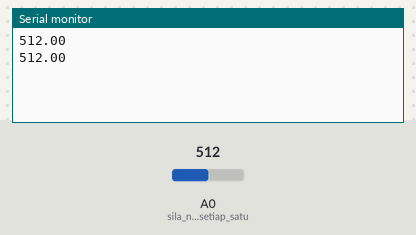
This sketch was run on a simulated Arduino Uno, built with avr-gcc and run on an emulated ATmega328P. Parts: the last lines printed to the serial monitor. The test bench sets the inputs (shaded band); at power-on: A0 (sila_namakan_setiap_satu) = 512.

Above: at 1.2 s.
1.3 s: A0 (sila_namakan_setiap_satu) set to 716
At 2.6 s:
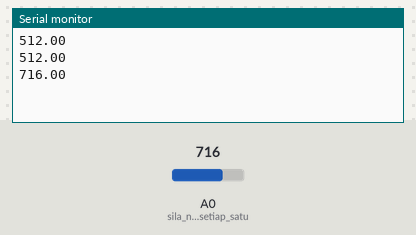
2.8 s: A0 (sila_namakan_setiap_satu) set to 900
At 3.8 s:
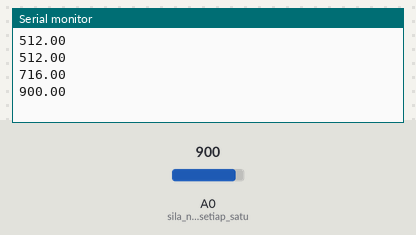
Timing chart, 0 to 5.8 s (numbered marks = the images above; inputs shaded):
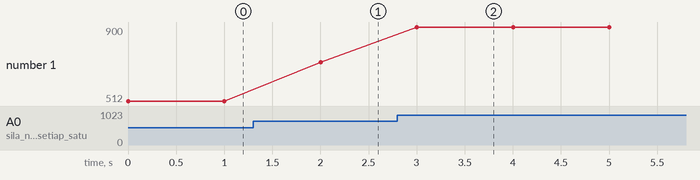

The sketch:

WaterSensorPPKPTest.ino
```cpp
float waterL;

void setup()
{
  Serial.begin(9600);
  Serial.flush();
  while(Serial.available()>0)Serial.read();

  pinMode(A0, INPUT); // sila namakan setiap satu flow anda  punya programming
}


void loop()
{

    waterL = analogRead(A0);
    Serial.println(waterL);
    delay(1000);

}
```

Measured:
- after the input at 1.3 s, the serial monitor: prints a new line after 0.70 s (image 1)
- after the input at 2.8 s, the serial monitor: prints a new line after 0.20 s (image 2)
- plotted number 1: 512 → 716 after the input at 1.3 s, 716 → 900 after the input at 2.8 s
